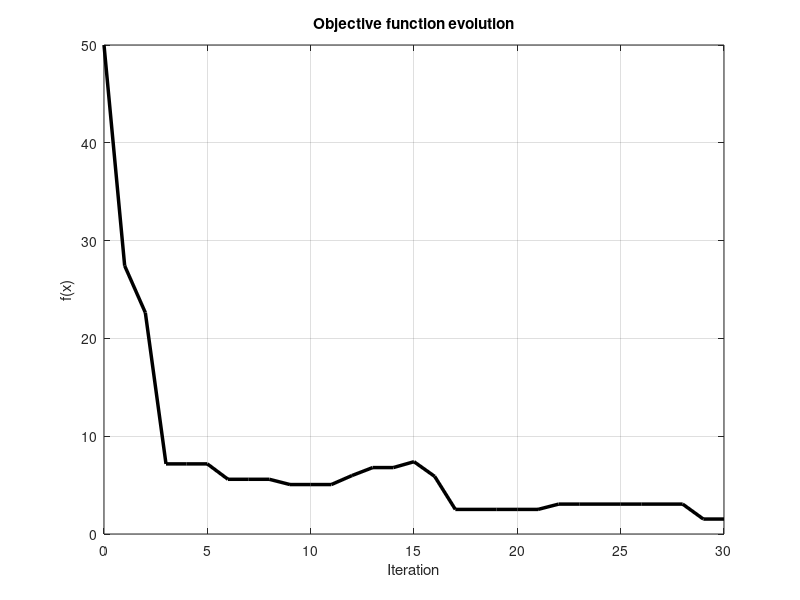
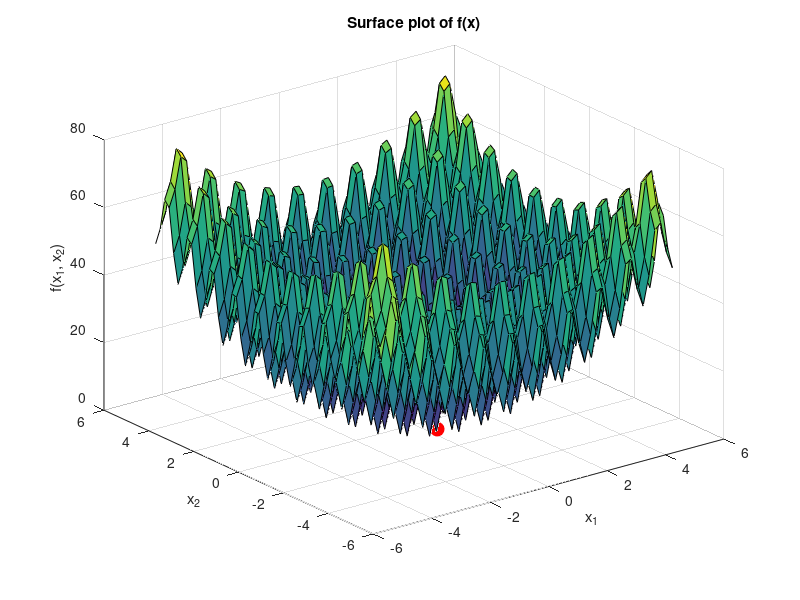

The MATLAB script that drew these images, in order:
% simulated annealing algorithm
clc; clear; close all;


%%%%%%%%%%%%%%%%%%%%%%%% insert function to optmize %%%%%%%%%%%%%%%%%%%%%%%
% objective function
F  = @(x) 20 +x(1).^2 -10.*cos(2*pi.*x(1)) +x(2).^2 -10.*cos(2*pi.*x(2)); % Rastrigin 2D 
%%%%%%%%%%%%%%%%%%%%%%%%%%%%%%%%%%%%%%%%%%%%%%%%%%%%%%%%%%%%%%%%%%%%%%%%%%%

% initial solution
x = [5; 5];

% maximum number of iterations
k_max = 30;


%%%%%%%%%%%%%%%%%%%%%%%%%% initialize parameters %%%%%%%%%%%%%%%%%%%%%%%%%%
k     = 1;
alpha = 2;
beta  = 0.98;
neig  = 10;
tol   = 1e-6;
T     = 1;


%%%%%%%%%%%%%%%%%%%%%%%%%%% simulated annealing %%%%%%%%%%%%%%%%%%%%%%%%%%%
f(1) = F(x);                                    % evaluate objective function for x_0
fprintf('simulated annealing optimization\n');
fprintf('k = %2d: x = %-10s | F(x) = %.4f | T = %.2f\n', 0, mat2str(x,2), f(1), T)

while( k<=k_max )                               % stopping criterion (number of iterations) 
    k = k+1;
    f_i = F(x);         % evaluate objective function for x_i

    for aux = 1:neig
        x_j = x +alpha*(2*rand(size(x)) -1);    % random neighbor solution x_j     
        f_j = F(x_j);                           % evaluate objective function for x_j

        % if objective function lower else go thorught probab. acceptance
        if( f_j < f_i )
            x   = x_j;                          % accepted new solution
            f_i = f_j;                          % objective function new value
            fprintf('neighb: x = %-10s | F(x) = %.4f | new min\n', mat2str(x,2), f_j);
        else
            pb  = exp( (f_i-f_j)/T );           % probability threshold        
            if( rand(1,1) < pb )
                x = x_j;                        % accepted solution (not necessarily better)
            end
        end
    end

    f(k)  = f_i;
    T     = beta*T;      % update temperature
    alpha = alpha*beta;  % update step size
    fprintf('k = %2d: x = %-10s | F(x) = %.4f | temp = %.2f\n', k-1, mat2str(x,2), f(k), T);  % show progress
    if( abs(f(k)-f(k-1)) < tol && T < 2e-1 )
        fprintf('Converged: change < tol (%.e)\n', tol);
        break;
    end   
end

% evolution of the objective function
figure(1);
plot(0:length(f)-1, f, 'LineWidth',2.5, 'color','k');
title('Objective function evolution');
xlabel('Iteration');
ylabel('f(x)');
grid on;

if length(x) == 2
    % create grid
    x_1 = -5:0.2:5;
    x_2 = -5:0.2:5;
    [X1, X2] = meshgrid(x_1, x_2);
    Z = arrayfun(@(a, b) F([a; b]), X1, X2);
    
    % 3D surface plot
    figure(2);
    surf(X1, X2, Z);
    title('Surface plot of f(x)');
    xlabel('x_1');
    ylabel('x_2');
    zlabel('f(x_1, x_2)');
    grid on;
    hold on;
    plot3(x(1),x(2), F(x), 'ro', 'MarkerSize', 10, 'MarkerFaceColor', 'r');
end